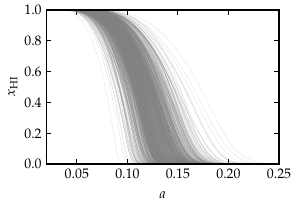

Recreate this plot in Python.
import numpy as np
import matplotlib.pyplot as plt


a_edge, x_edge = np.loadtxt('../data/xHI.txt', unpack=True)[:2]
a_core, x_core = np.loadtxt('../data/xHI_core.txt', unpack=True)[:2]
a = np.concatenate((a_edge, a_core))
x = np.concatenate((x_edge, x_core))
num_sim = 512 + 512
num_a = 127
a = a[:num_a]
x = x.reshape(num_sim, num_a)

plt.style.use('../5par.mplstyle')
fig = plt.figure(figsize=(3, 2))
ax = fig.add_subplot()
ax.plot(a.T, x.T, c='gray', lw=0.3, alpha=0.2)
ax.set_xlim(.02, 0.25)
ax.set_ylim(0, 1)
ax.set_xlabel(r'$a$')
ax.set_ylabel(r'$x_\mathrm{HI}$')

plt.savefig('21cmfast_histories.pdf')
